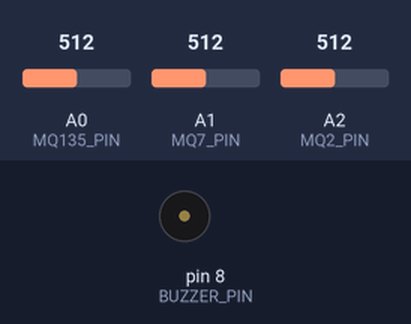
A sketch run on a simulated Arduino Uno, built with avr-gcc and run on an emulated ATmega328P. Parts: buzzer (waves = sounding, pin HIGH). The inputs (shaded band) are chosen by the test bench; at power-on: A0 (MQ135_PIN) = 512, A1 (MQ7_PIN) = 512, A2 (MQ2_PIN) = 512. What the sketch prints to the serial monitor is not drawn.

Above: at 2.1 s.
Timing chart, 0 to 6.7 s (numbered marks = the images above):
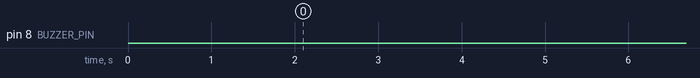

The sketch:

AQI.ino
```cpp
#include <SoftwareSerial.h>
#include <math.h>

// ======================================================
// PIN CONFIGURATION
// ======================================================

// Gas sensors
#define MQ135_PIN A0
#define MQ7_PIN   A1
#define MQ2_PIN   A2

// Buzzer
#define BUZZER_PIN 8

// SIM800L
#define SIM800_RX 2
#define SIM800_TX 3

SoftwareSerial sim800(SIM800_RX, SIM800_TX);

// ======================================================
// SENSOR CONFIGURATION
// ======================================================

#define RL_VALUE 10.0
#define VCC 5.0

// Calibration values
float Ro135 = 76.63;
float Ro7   = 27.5;
float Ro2   = 9.83;

// ======================================================
// SENSOR CONFIGURATION
// ======================================================

const unsigned long SENSOR_INTERVAL = 30000UL;

// AQI threshold for buzzer
const int AQI_ALERT_LEVEL = 140;

// ======================================================
// TIMERS
// ======================================================

unsigned long lastSensorRead = 0;

// Current AQI
int currentAQI = 0;

// Buzzer timer
unsigned long lastBuzzerToggle = 0;

bool buzzerState = false;

// Buzzer beep interval
const unsigned long BUZZER_INTERVAL = 1000UL;

// ======================================================
// READ SENSOR RESISTANCE
// ======================================================

float readRs(int pin)
{
    int raw = analogRead(pin);

    float voltage = raw * (VCC / 1023.0);

    // Avoid division by zero
    if (voltage < 0.01)
    {
        voltage = 0.01;
    }

    float rs = ((VCC - voltage) / voltage) * RL_VALUE;

    return rs;
}

// ======================================================
// READ AVERAGE RS
// ======================================================

float readAverageRs(int pin, int samples)
{
    float total = 0;

    for (int i = 0; i < samples; i++)
    {
        total += readRs(pin);

        delay(20);
    }

    return total / samples;
}

// ======================================================
// PPM CALCULATION
// ======================================================

float getPPM(float ratio, float a, float b)
{
    if (ratio <= 0)
    {
        return 0;
    }

    return a * pow(ratio, b);
}

// ======================================================
// GAS CALCULATIONS
// ======================================================

float getCO2()
{
    float rs = readAverageRs(MQ135_PIN, 10);

    float ratio = rs / Ro135;

    return getPPM(
        ratio,
        116.6020682,
        -2.769034857
    );
}

// ======================================================
// CO CALCULATION
// ======================================================

float getCO()
{
    float rs = readAverageRs(MQ7_PIN, 10);

    float ratio = rs / Ro7;

    return getPPM(
        ratio,
        99.042,
        -1.518
    );
}

// ======================================================
// SMOKE CALCULATION
// ======================================================

float getSmoke()
{
    float rs = readAverageRs(MQ2_PIN, 10);

    float ratio = rs / Ro2;

    return getPPM(
        ratio,
        574.25,
        -2.222
    );
}

// ======================================================
// CO AQI
// ======================================================

int calcAQI_CO(float co)
{
    struct Breakpoint
    {
        float cLo;
        float cHi;
        int iLo;
        int iHi;
    };

    Breakpoint bp[] =
    {
        {0.0, 4.4,   0,   50},
        {4.5, 9.4,   51,  100},
        {9.5, 12.4,  101, 150},
        {12.5, 15.4, 151, 200},
        {15.5, 30.4, 201, 300},
        {30.5, 40.4, 301, 400},
        {40.5, 50.4, 401, 500}
    };

    int size = sizeof(bp) / sizeof(bp[0]);

    for (int i = 0; i < size; i++)
    {
        if (co >= bp[i].cLo && co <= bp[i].cHi)
        {
            float aqi =
                ((float)(bp[i].iHi - bp[i].iLo) /
                 (bp[i].cHi - bp[i].cLo))
                * (co - bp[i].cLo)
                + bp[i].iLo;

            return round(aqi);
        }
    }

    if (co > 50.4)
    {
        return 500;
    }

    return 0;
}

// ======================================================
// SMOKE AQI
// ======================================================

int calcAQI_Smoke(float smoke)
{
    struct Breakpoint
    {
        float cLo;
        float cHi;
        int iLo;
        int iHi;
    };

    Breakpoint bp[] =
    {
        {0.0,   30.0,  0,   50},
        {30.1,  60.0,  51,  100},
        {60.1,  90.0,  101, 200},
        {90.1,  120.0, 201, 300},
        {120.1, 250.0, 301, 400},
        {250.1, 500.0, 401, 500}
    };

    int size = sizeof(bp) / sizeof(bp[0]);

    for (int i = 0; i < size; i++)
    {
        if (smoke >= bp[i].cLo && smoke <= bp[i].cHi)
        {
            float aqi =
                ((float)(bp[i].iHi - bp[i].iLo) /
                 (bp[i].cHi - bp[i].cLo))
                * (smoke - bp[i].cLo)
                + bp[i].iLo;

            return round(aqi);
        }
    }

    if (smoke > 500)
    {
        return 500;
    }

    return 0;
}

// ======================================================
// BUZZER ON / OFF
// ======================================================

void buzzerOn()
{
    if (millis() - lastBuzzerToggle >= BUZZER_INTERVAL)
    {
        lastBuzzerToggle = millis();

        buzzerState = !buzzerState;

        digitalWrite(BUZZER_PIN, buzzerState);

        if (buzzerState)
        {
            Serial.println("BUZZER: ON");
        }
        else
        {
            Serial.println("BUZZER: OFF");
        }
    }
}

// ======================================================
// BUZZER OFF
// ======================================================

void buzzerOff()
{
    buzzerState = false;

    digitalWrite(BUZZER_PIN, LOW);
}

// ======================================================
// SETUP
// ======================================================

void setup()
{
    Serial.begin(9600);

    // Initialize buzzer
    pinMode(BUZZER_PIN, OUTPUT);

    // Keep buzzer OFF initially
    digitalWrite(BUZZER_PIN, LOW);

    delay(2000);

    Serial.println();
    Serial.println("==============================");
    Serial.println("     AIR QUALITY MONITOR");
    Serial.println("==============================");

    Serial.println("Buzzer initialized.");
    Serial.println("AQI Alert Level: 140");
    Serial.println("System ready.");
    Serial.println();
}

// ======================================================
// LOOP
// ======================================================

void loop()
{
    // ==================================================
    // SENSOR READING
    // ==================================================

    if (millis() - lastSensorRead >= SENSOR_INTERVAL)
    {
        lastSensorRead = millis();

        Serial.println();
        Serial.println("--------------------------------");

        // ==============================================
        // READ GAS SENSORS
        // ==============================================

        float co2 = getCO2();

        float co = getCO();

        float smoke = getSmoke();

        // ==============================================
        // CALCULATE AQI
        // ==============================================

        int aqiCO = calcAQI_CO(co);

        int aqiSmoke = calcAQI_Smoke(smoke);

        // Overall AQI
        currentAQI = max(aqiCO, aqiSmoke);

        // ==============================================
        // SERIAL OUTPUT
        // ==============================================

        Serial.print("MQ-135 CO2 : ");
        Serial.print(co2, 2);
        Serial.println(" ppm");

        Serial.print("MQ-7 CO    : ");
        Serial.print(co, 2);
        Serial.println(" ppm");

        Serial.print("MQ-2 Smoke : ");
        Serial.print(smoke, 2);
        Serial.println(" ppm");

        Serial.print("CO AQI     : ");
        Serial.println(aqiCO);

        Serial.print("Smoke AQI  : ");
        Serial.println(aqiSmoke);

        Serial.print("Overall AQI: ");
        Serial.println(currentAQI);

        // ==============================================
        // AQI CATEGORY
        // ==============================================

        if (currentAQI <= 50)
        {
            Serial.println("Air Quality: GOOD");
        }
        else if (currentAQI <= 100)
        {
            Serial.println("Air Quality: MODERATE");
        }
        else if (currentAQI <= 150)
        {
            Serial.println(
                "Air Quality: UNHEALTHY FOR SENSITIVE GROUPS"
            );
        }
        else if (currentAQI <= 200)
        {
            Serial.println("Air Quality: UNHEALTHY");
        }
        else if (currentAQI <= 300)
        {
            Serial.println("Air Quality: VERY UNHEALTHY");
        }
        else
        {
            Serial.println("Air Quality: HAZARDOUS");
        }

        Serial.println("--------------------------------");
    }

    // ==================================================
    // BUZZER CONTROL
    // ==================================================

    if (currentAQI > AQI_ALERT_LEVEL)
    {
        // AQI > 140
        buzzerOn();
    }
    else
    {
        // AQI <= 140
        buzzerOff();
    }
}
```

Measured:
- by itself, pin 8 (BUZZER_PIN): LOW → HIGH at 30.7 s, → LOW 1.0 s later, → HIGH 1.0 s later, → LOW 1.0 s later, … (100 changes in this stretch)
